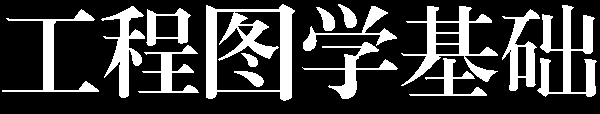
#> input picture work/img-003.ppm, 600 x 114 px
$ python ascii.py img-003.ppm 5
#> lines starting #> are read from the running program, lines starting #| are printed output that depends on the picture; after the words box and inside, x2 and y2 are one past the last pixel; in counts of white or black regions, pixels touching at a corner belong together
import numpy as np
from PIL import Image
import sys

def render(path, cols=120, crop=None, thresh=140, aspect=2.0):
#> called with path = 'img-003.ppm', cols = 5, thresh = 140, aspect = 2
    im = Image.open(path).convert('L')
#> im: PIL image 600x114 L; 24.5% white; 15 white regions, largest, box (x1, y1, x2, y2) and area: (206, 4, 295, 101) 3465, (537, 5, 597, 97) 2192, (401, 6, 498, 86) 2042
    if crop:
        im = im.crop(crop)
    a = np.array(im) < thresh
    H, W = a.shape
#> H = 114; W = 600
    cw = max(1.0, W / cols)
#> cw = 120
    ch = cw * aspect
#> ch = 240
    rows = max(1, int(H / ch))
#> rows = 1
    lines = []
    for r in range(rows):
        y0, y1 = int(r * ch), max(int(r * ch) + 1, int((r + 1) * ch))
        line = []
        for c in range(cols):
            x0, x1 = int(c * cw), max(int(c * cw) + 1, int((c + 1) * cw))
            blk = a[y0:y1, x0:x1]
            line.append('#' if blk.any() else '.')
        lines.append(''.join(line))
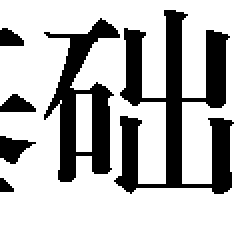
#> blk: shape (114, 120) bool (shown 2 times larger); 72.3% white; 6 black regions, box (x1, y1, x2, y2) and area: (57, 5, 117, 97) 2192, (22, 9, 60, 91) 1234, (0, 68, 18, 82) 144, (0, 47, 18, 56) 107, (0, 14, 12, 23) 82, (0, 89, 7, 96) 34
#> after the loop, lines = ['#####']
    # header with pixel coordinates: mark every 10th column
    hdr = [' '] * cols
    for c in range(0, cols, 10):
        lab = str(int(c * cw))
        for i, chx in enumerate(lab):
            if c + i < cols:
                hdr[c + i] = chx
#> after the loop, hdr = ['0', ' ', ' ', ' ', ' ']
    out = [''.join(hdr)]
    for r, ln in enumerate(lines):
        out.append('%4d %s' % (int(r * ch), ln))
#> this loop made 1 pass
#> after the loop, out = ['0    ', '   0 #####']
    return '\n'.join(out)

if __name__ == '__main__':
    path = sys.argv[1]
    cols = int(sys.argv[2]) if len(sys.argv) > 2 else 120
    crop = None
    if len(sys.argv) > 6:
        crop = tuple(int(v) for v in sys.argv[3:7])
    elif len(sys.argv) > 3:
        crop = tuple(int(v) for v in sys.argv[3:7]) if len(sys.argv) >= 7 else None
    print(render(path, cols, crop))

$ run again, on work/img-007.ppm
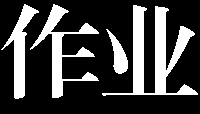
#> input picture work/img-007.ppm, 200 x 114 px
#> im: PIL image 200x114 L; 25.4% white; 4 white regions, box (x1, y1, x2, y2) and area: (102, 5, 198, 96) 2665, (30, 4, 99, 98) 1579, (1, 4, 39, 99) 1116, (106, 29, 128, 74) 427
#> after the loop in render, `for r in range(rows):`:
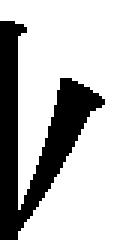
#> blk: shape (80, 40) bool (shown 3 times larger); 72.1% white; 1 black region, box (x1, y1, x2, y2) and area: (0, 7, 35, 80) 892
#> after the loop in render, `for r in range(rows):`: lines = ['#####']
#> the loop in render, `for r, ln in enumerate(lines):` made 1 pass
#> (r, ln) on pass 1: (0, '#####')
#> after the loop in render, `for r, ln in enumerate(lines):`: out = ['0    ', '   0 #####']
